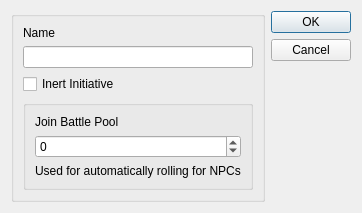
<?xml version="1.0" encoding="UTF-8"?>
<ui version="4.0">
 <class>Dialog</class>
 <widget class="QDialog" name="Dialog">
  <property name="geometry">
   <rect>
    <x>0</x>
    <y>0</y>
    <width>322</width>
    <height>196</height>
   </rect>
  </property>
  <property name="windowTitle">
   <string>Add New Character</string>
  </property>
  <layout class="QHBoxLayout" name="horizontalLayout">
   <item>
    <widget class="QGroupBox" name="groupBox">
     <property name="title">
      <string/>
     </property>
     <property name="flat">
      <bool>true</bool>
     </property>
     <layout class="QVBoxLayout" name="verticalLayout">
      <item>
       <widget class="QLabel" name="label">
        <property name="text">
         <string>Name</string>
        </property>
        <property name="scaledContents">
         <bool>false</bool>
        </property>
       </widget>
      </item>
      <item>
       <widget class="QLineEdit" name="name_edit"/>
      </item>
      <item>
       <widget class="QCheckBox" name="checkBox">
        <property name="text">
         <string>Inert Initiative</string>
        </property>
       </widget>
      </item>
      <item>
       <spacer name="verticalSpacer">
        <property name="orientation">
         <enum>Qt::Vertical</enum>
        </property>
        <property name="sizeHint" stdset="0">
         <size>
          <width>20</width>
          <height>40</height>
         </size>
        </property>
       </spacer>
      </item>
      <item>
       <widget class="QGroupBox" name="groupBox_3">
        <property name="title">
         <string/>
        </property>
        <layout class="QVBoxLayout" name="verticalLayout_2">
         <item>
          <widget class="QLabel" name="label_3">
           <property name="text">
            <string>Join Battle Pool</string>
           </property>
          </widget>
         </item>
         <item>
          <widget class="QSpinBox" name="Join_battle_box">
           <property name="minimum">
            <number>-99</number>
           </property>
          </widget>
         </item>
         <item>
          <widget class="QLabel" name="label_2">
           <property name="text">
            <string>Used for automatically rolling for NPCs</string>
           </property>
          </widget>
         </item>
        </layout>
       </widget>
      </item>
      <item>
       <spacer name="verticalSpacer_2">
        <property name="orientation">
         <enum>Qt::Vertical</enum>
        </property>
        <property name="sizeHint" stdset="0">
         <size>
          <width>20</width>
          <height>40</height>
         </size>
        </property>
       </spacer>
      </item>
     </layout>
    </widget>
   </item>
   <item>
    <widget class="QDialogButtonBox" name="buttonBox">
     <property name="orientation">
      <enum>Qt::Vertical</enum>
     </property>
     <property name="standardButtons">
      <set>QDialogButtonBox::Cancel|QDialogButtonBox::Ok</set>
     </property>
    </widget>
   </item>
  </layout>
 </widget>
 <tabstops>
  <tabstop>name_edit</tabstop>
  <tabstop>checkBox</tabstop>
  <tabstop>Join_battle_box</tabstop>
 </tabstops>
 <resources/>
 <connections>
  <connection>
   <sender>buttonBox</sender>
   <signal>accepted()</signal>
   <receiver>Dialog</receiver>
   <slot>accept()</slot>
   <hints>
    <hint type="sourcelabel">
     <x>312</x>
     <y>186</y>
    </hint>
    <hint type="destinationlabel">
     <x>157</x>
     <y>195</y>
    </hint>
   </hints>
  </connection>
  <connection>
   <sender>buttonBox</sender>
   <signal>rejected()</signal>
   <receiver>Dialog</receiver>
   <slot>reject()</slot>
   <hints>
    <hint type="sourcelabel">
     <x>312</x>
     <y>186</y>
    </hint>
    <hint type="destinationlabel">
     <x>286</x>
     <y>195</y>
    </hint>
   </hints>
  </connection>
 </connections>
</ui>
